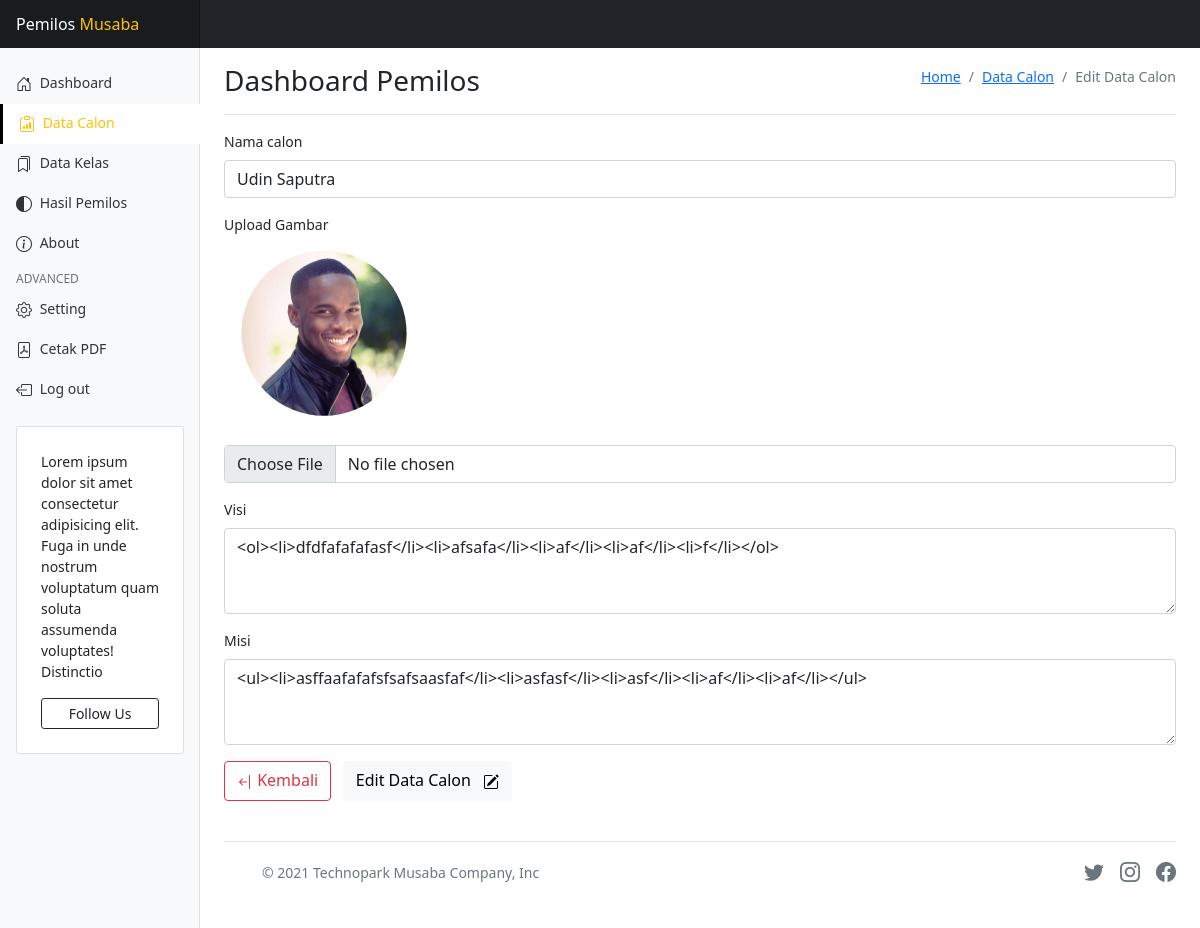
/admin_pemilos/editDataCalon.php?id_calon=9 (signed in), run on the app's committed database.
### tables this page shows
CREATE TABLE `data_calon` (
  `id_calon` int(11) NOT NULL,
  `nama_calon` varchar(255) NOT NULL,
  `visi` text NOT NULL,
  `misi` text NOT NULL,
  `jumlah_vote` int(11) NOT NULL,
  `gambar_calon` text NOT NULL
);

### admin_pemilos/editDataCalon.php (the view, shortened to what this page needs)
<?php
include 'control.php';
$id = mysqli_real_escape_string($conn, $_GET['id_calon']);
$query_calon = mysqli_query($conn, "SELECT * FROM data_calon WHERE id_calon = '$id' ");
$data_calon = mysqli_fetch_array($query_calon);
?>
<!doctype html>
<html lang="en">
<head>
    <link rel="stylesheet" href="https://cdn.jsdelivr.net/npm/bootstrap-icons@1.5.0/font/bootstrap-icons.css">
    <link href="css/bootstrap.min.css" rel="stylesheet">
    <link href="css/pemilos.css" rel="stylesheet">
    <link href="css/footers.css" rel="stylesheet">
    <link href="css/dashboard.css" rel="stylesheet">
</head>
<body>
    <header class="navbar navbar-dark sticky-top bg-dark flex-md-nowrap p-0">
        <a class="navbar-brand col-md-3 col-lg-2 me-0 px-3" href="#">Pemilos <span class="text-warning">Musaba</span></a>
    </header>
    <div class="container-fluid">
        <div class="row">
            <nav id="sidebarMenu" class="col-md-3 col-lg-2 d-md-block bg-light sidebar collapse">
                <div class="position-sticky pt-3">
                    <ul class="nav flex-column">
                        <li class="nav-item">
                            <a class="nav-link " aria-current="page" href="index.php">
                                <i class="bi bi-house-door fs-6 pe-1"></i>
                                Dashboard
                            </a>
                        </li>
                        <li class="nav-item">
                            <a class="nav-link active" href="dataCalon.php">
                                <i class="bi bi-clipboard-data fs-6 pe-1"></i>
                                Data Calon
                            </a>
                        </li>
                        <li class="nav-item">
                            <a class="nav-link" href="dataKelas.php">
                                <i class="bi bi-bookmarks fs-6 pe-1"></i>
                                Data Kelas
                            </a>
                        </li>
                        <li class="nav-item">
                            <a class="nav-link" href="hasil_diagram.php">
                                <i class="bi bi-circle-half fs-6 pe-1"></i>
                                Hasil Pemilos
                            </a>
                        </li>
                        <li class="nav-item">
                            <a class="nav-link" href="team.php">
                                <i class="bi bi-info-circle fs-6 pe-1"></i>
                                About
                            </a>
                        </li>
                        <h6 class="sidebar-heading d-flex justify-content-between align-items-center px-3 mt-2 mb-1 text-muted">
                            <span>Advanced</span>
                        </h6>
                        <li class="nav-item">
                            <a class="nav-link " href="setting.php">
                                <i class="bi bi-gear fs-6 pe-1"></i>
                                Setting
                            </a>
                        </li>
                        <li class="nav-item">
                            <a class="nav-link " href="cetak.php" target="_blank">
                                <i class="bi bi-file-pdf fs-6 pe-1"></i>
                                Cetak PDF
                            </a>
                        </li>
                        <li class="nav-item">
                            <a class="nav-link" href="logout.php">
                                <i class="bi bi-box-arrow-left fs-6 pe-1"></i>
                                Log out</a>
                        </li>
                    </ul>
                </div>
                <div class="card p-4 m-3 text-center" href="hasil_diagram.php">
                    <p class="text-start">Lorem ipsum dolor sit amet consectetur adipisicing elit. Fuga in unde nostrum voluptatum quam soluta assumenda voluptates! Distinctio</p>
                    <button type="button" class="btn btn-outline-dark btn-sm">Follow Us</button>
                </div>
            </nav>
            <main class="col-md-9 ms-sm-auto col-lg-10 px-md-4">
                <div class="d-flex justify-content-between flex-wrap flex-md-nowrap align-items-center pt-3 pb-2 mb-3 border-bottom">
                    <h3>Dashboard Pemilos</h3>
                    <nav aria-label="breadcrumb">
                        <ol class="breadcrumb">
                            <li class="breadcrumb-item"><a href="index.php">Home</a></li>
                            <li class="breadcrumb-item"><a href="dataCalon.php">Data Calon</a></li>
                            <li class="breadcrumb-item active" aria-current="page">Edit Data Calon</li>
                        </ol>
                    </nav>
                </div>
                <form action="dataCalon.php" method="POST" enctype="multipart/form-data">
                    <div class="mb-3">
                        <label for="nama" class="form-label">Nama calon</label>
                        <input type="text" class="form-control" id="nama" name="nama" placeholder="Masukkan Nama Calon" value="<?= $data_calon['nama_calon']; ?>">
                    </div>
                    <div class="mb-3">
                        <label for="gambar" class="form-label">Upload Gambar</label><br>
                        <img src="../img_calon/<?= $data_calon['gambar_calon']; ?>" width="100" class="mt-2 mb-2"><br><br>
                        <input class="form-control" name="gambar" type="file" id="gambar">
                    </div>
                    <div class="mb-3">
                        <label for="visi" class="form-label">Visi</label>
                        <textarea class="form-control" id="visi" name="visi" rows="3"><?= $data_calon['visi']; ?></textarea>
                    </div>
                    <div class="mb-3">
                        <label for="misi" class="form-label">Misi</label>
                        <textarea class="form-control" id="misi" name="misi" rows="3"><?= $data_calon['misi']; ?></textarea>
                    </div>
                    <a href="dataCalon.php"><button type="button" class="btn btn-outline-danger mb-3">
                            <i class="bi bi-arrow-bar-left"></i>
                            Kembali</button></a>
                    <button type="submit" class="btn btn-light mb-3 mx-2" name="editDataCalon">Edit Data Calon <i class="bi bi-pencil-square ps-2"></i></button>
                </form>
                <footer class="d-flex flex-wrap justify-content-between align-items-center py-3 my-4 border-top">
                    <div class="col-md-4 d-flex align-items-center">
                        <a href="/" class="mb-3 me-2 mb-md-0 text-muted text-decoration-none lh-1">
                            <svg class="bi" width="30" height="24">
                                <use xlink:href="#bootstrap" />
                            </svg>
                        </a>
                        <span class="text-muted">&copy; 2021 Technopark Musaba Company, Inc</span>
                    </div>
                    <ul class="nav col-md-4 justify-content-end list-unstyled d-flex">
                        <li class="ms-3"><a class="text-muted" href="#"><i class="bi bi-twitter fs-5"></i></a></li>
                        <li class="ms-3"><a class="text-muted" href="#"><i class="bi bi-instagram fs-5"></i></a></li>
                        <li class="ms-3"><a class="text-muted" href="#"><i class="bi bi-facebook fs-5"></i></a></li>
                    </ul>
                </footer>
            </main>
        </div>
    </div>
</body>
</html>

### admin_pemilos/css/pemilos.css (style rules this page uses)
img { clip-path: circle(); }

### admin_pemilos/css/footers.css (style rules this page uses)
.bi { vertical-align: -.125em; fill: currentColor; }

### admin_pemilos/css/dashboard.css (style rules this page uses)
body { font-size: .875rem; }
.sidebar { position: fixed; top: 0; bottom: 0; left: 0; z-index: 100; padding: 48px 0 0; box-shadow: inset -1px 0 0 rgba(0, 0, 0, .1); }
.sidebar .nav-link { font-weight: 500; color: #333; }
.sidebar .nav-link.active { color: #ffc107 !important; background-color: white; border-left: 3px solid black; }
.sidebar-heading { font-size: .75rem; text-transform: uppercase; }
.navbar-brand { padding-top: .75rem; padding-bottom: .75rem; font-size: 1rem; background-color: rgba(0, 0, 0, .25); box-shadow: inset -1px 0 0 rgba(0, 0, 0, .25); }

### admin_pemilos/editDataCalon.php (style rules this page uses)
img { width: 200px; }

### data on the page
data_calon: nama "Udin Saputra", gambar_calon (picture), visi "<ol><li>dfdfafafafasf</li><li>afsafa</li><li>af</li><li>af</li><li>f</li></ol>", misi "<ul><li>asffaafafafsfsafsaasfaf</li><li>asfasf</li><li>asf</li><li>af</li><li>af</li></ul>"
